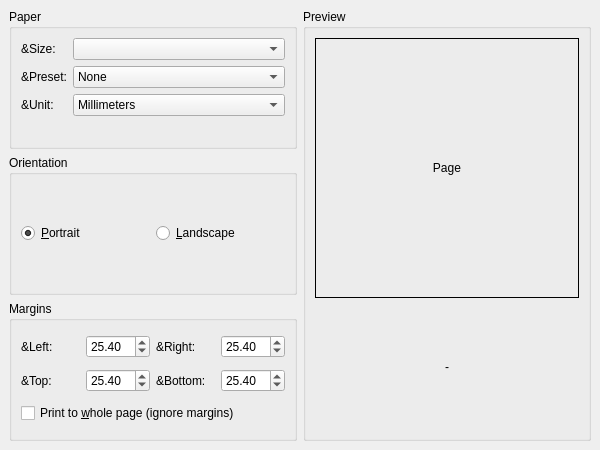
<?xml version="1.0" encoding="UTF-8"?>
<ui version="4.0">
 <class>PrintWizardPagePageSetup</class>
 <widget class="QWizardPage" name="PrintWizardPagePageSetup">
  <property name="geometry">
   <rect>
    <x>0</x>
    <y>0</y>
    <width>600</width>
    <height>450</height>
   </rect>
  </property>
  <property name="title">
   <string>Page Setup</string>
  </property>
  <property name="subTitle">
   <string>Configure paper size, orientation, and margins</string>
  </property>
  <layout class="QHBoxLayout" name="horizontalLayout">
   <property name="leftMargin">
    <number>9</number>
   </property>
   <property name="topMargin">
    <number>9</number>
   </property>
   <property name="rightMargin">
    <number>9</number>
   </property>
   <property name="bottomMargin">
    <number>9</number>
   </property>
   <item>
    <layout class="QVBoxLayout" name="leftLayout">
     <item>
      <widget class="QGroupBox" name="groupPaper">
       <property name="title">
        <string>Paper</string>
       </property>
       <layout class="QFormLayout" name="formLayoutPaper">
        <item row="0" column="0">
         <widget class="QLabel" name="labelSize">
          <property name="text">
           <string>&amp;Size:</string>
          </property>
         </widget>
        </item>
        <item row="0" column="1">
         <widget class="QComboBox" name="comboPaperSize"/>
        </item>
        <item row="1" column="0">
         <widget class="QLabel" name="labelPreset">
          <property name="text">
           <string>&amp;Preset:</string>
          </property>
         </widget>
        </item>
        <item row="1" column="1">
         <widget class="QComboBox" name="comboPreset">
          <item>
           <property name="text">
            <string>None</string>
           </property>
          </item>
          <item>
           <property name="text">
            <string>Standard</string>
           </property>
          </item>
          <item>
           <property name="text">
            <string>Narrow</string>
           </property>
          </item>
          <item>
           <property name="text">
            <string>Moderate</string>
           </property>
          </item>
          <item>
           <property name="text">
            <string>Wide</string>
           </property>
          </item>
         </widget>
        </item>
        <item row="2" column="0">
         <widget class="QLabel" name="labelUnit">
          <property name="text">
           <string>&amp;Unit:</string>
          </property>
         </widget>
        </item>
        <item row="2" column="1">
         <widget class="QComboBox" name="comboUnit">
          <item>
           <property name="text">
            <string>Millimeters</string>
           </property>
          </item>
          <item>
           <property name="text">
            <string>Inches</string>
           </property>
          </item>
          <item>
           <property name="text">
            <string>Points</string>
           </property>
          </item>
          <item>
           <property name="text">
            <string>Picas</string>
           </property>
          </item>
         </widget>
        </item>
       </layout>
      </widget>
     </item>
     <item>
      <widget class="QGroupBox" name="groupOrientation">
       <property name="title">
        <string>Orientation</string>
       </property>
       <layout class="QHBoxLayout" name="orientationLayout">
        <item>
         <widget class="QRadioButton" name="radioPortrait">
          <property name="text">
           <string>&amp;Portrait</string>
          </property>
          <property name="checked">
           <bool>true</bool>
          </property>
         </widget>
        </item>
        <item>
         <widget class="QRadioButton" name="radioLandscape">
          <property name="text">
           <string>&amp;Landscape</string>
          </property>
         </widget>
        </item>
       </layout>
      </widget>
     </item>
     <item>
      <widget class="QGroupBox" name="groupMargins">
       <property name="title">
        <string>Margins</string>
       </property>
       <layout class="QGridLayout" name="marginsLayout">
        <item row="0" column="0">
         <widget class="QLabel" name="labelLeft">
          <property name="text">
           <string>&amp;Left:</string>
          </property>
         </widget>
        </item>
        <item row="0" column="1">
         <widget class="QDoubleSpinBox" name="spinLeft">
          <property name="decimals">
           <number>2</number>
          </property>
          <property name="minimum">
           <double>0.00</double>
          </property>
          <property name="maximum">
           <double>999.00</double>
          </property>
          <property name="value">
           <double>25.40</double>
          </property>
         </widget>
        </item>
        <item row="0" column="2">
         <widget class="QLabel" name="labelRight">
          <property name="text">
           <string>&amp;Right:</string>
          </property>
         </widget>
        </item>
        <item row="0" column="3">
         <widget class="QDoubleSpinBox" name="spinRight">
          <property name="decimals">
           <number>2</number>
          </property>
          <property name="minimum">
           <double>0.00</double>
          </property>
          <property name="maximum">
           <double>999.00</double>
          </property>
          <property name="value">
           <double>25.40</double>
          </property>
         </widget>
        </item>
        <item row="1" column="0">
         <widget class="QLabel" name="labelTop">
          <property name="text">
           <string>&amp;Top:</string>
          </property>
         </widget>
        </item>
        <item row="1" column="1">
         <widget class="QDoubleSpinBox" name="spinTop">
          <property name="decimals">
           <number>2</number>
          </property>
          <property name="minimum">
           <double>0.00</double>
          </property>
          <property name="maximum">
           <double>999.00</double>
          </property>
          <property name="value">
           <double>25.40</double>
          </property>
         </widget>
        </item>
        <item row="1" column="2">
         <widget class="QLabel" name="labelBottom">
          <property name="text">
           <string>&amp;Bottom:</string>
          </property>
         </widget>
        </item>
        <item row="1" column="3">
         <widget class="QDoubleSpinBox" name="spinBottom">
          <property name="decimals">
           <number>2</number>
          </property>
          <property name="minimum">
           <double>0.00</double>
          </property>
          <property name="maximum">
           <double>999.00</double>
          </property>
          <property name="value">
           <double>25.40</double>
          </property>
         </widget>
        </item>
        <item row="2" column="0" colspan="4">
         <widget class="QCheckBox" name="checkFullPage">
          <property name="text">
           <string>Print to &amp;whole page (ignore margins)</string>
          </property>
         </widget>
        </item>
       </layout>
      </widget>
     </item>
    </layout>
   </item>
   <item>
    <widget class="QGroupBox" name="groupPreview">
     <property name="title">
      <string>Preview</string>
     </property>
     <layout class="QVBoxLayout" name="previewLayout">
      <item>
       <widget class="QLabel" name="labelPreview">
        <property name="minimumSize">
         <size>
          <width>200</width>
          <height>260</height>
         </size>
        </property>
        <property name="frameShape">
         <enum>QFrame::Box</enum>
        </property>
        <property name="alignment">
         <set>Qt::AlignCenter</set>
        </property>
        <property name="text">
         <string>Page</string>
        </property>
       </widget>
      </item>
      <item>
       <widget class="QLabel" name="labelDimensions">
        <property name="text">
         <string>-</string>
        </property>
        <property name="alignment">
         <set>Qt::AlignCenter</set>
        </property>
       </widget>
      </item>
     </layout>
    </widget>
   </item>
  </layout>
 </widget>
 <resources/>
 <connections/>
</ui>
